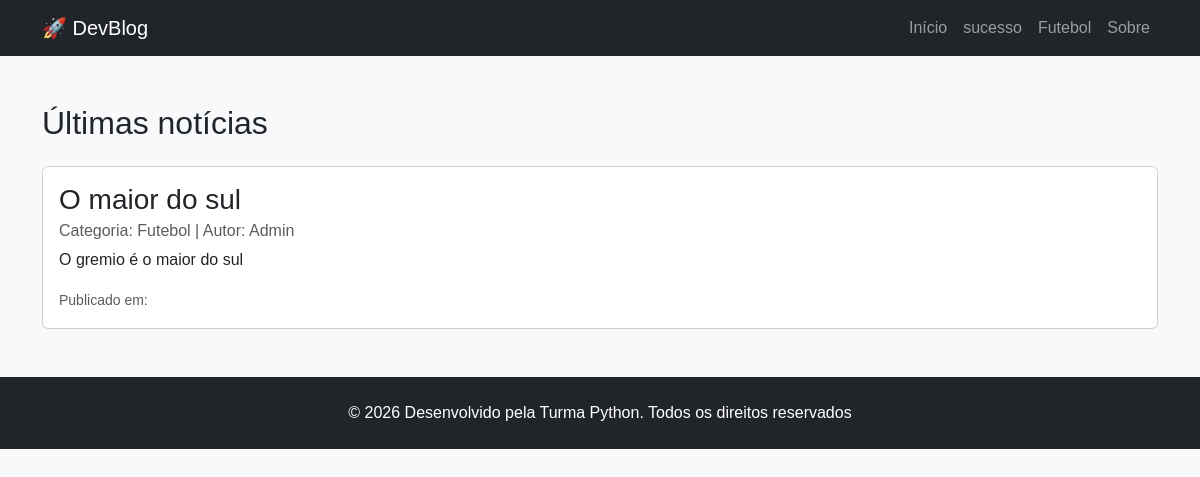
The page /categoria/2/ on the database its author committed.
### blog/models.py (models this page shows, shortened)
class Categoria(models.Model):
    nome = models.CharField(max_length=100)

class Artigo(models.Model):
    titulo = models.CharField(max_length=200)
    conteudo = models.TextField()
    data_publicacao = models.DateTimeField(auto_now_add=True)
    categoria = models.ForeignKey(Categoria,on_delete=models.CASCADE)
    autor = models.CharField(max_length=50, default="Admin")

### blog/views.py (the view)
# urls.py: path('categoria/<int:id>/', views.categoria, name='categoria')
def categoria(request, id):
    artigos = Artigo.objects.filter(categoria_id=id)
    categorias = Categoria.objects.all()
    contexto = {
        'lista_artigos': artigos,
        'lista_categorias': categorias,
    }
    return render(request, 'blog/index.html', contexto)

### blog/templates/blog/index.html
{% extends 'blog/base.html' %}
{% block content %}
    <h2 class="mb-4">Últimas notícias</h2>
    {% for artigo in lista_artigos %}
        <div class="card mb-3 shadow-sn">
            <div class="card-body">
                <h3 class="card-title text-succss">{{artigo.titulo}}</h3>
                <h6 class="card-subtitle mb-2 text-muted">Categoria: {{artigo.categoria.nome}} | Autor: {{artigo.autor}}</h6>
                <p class="card-text">{{artigo.conteudo}}</p>
                <p class="card-text"><small class="text-muted">Publicado em: {{artigo.data_puplicacao}}</small></p>
            </div>
        </div>
    {% empty %}
    <p>Nenhuma notícia puplicada ainda.</p>
    {% endfor %}
 {% endblock %}

### blog/templates/blog/base.html (shortened to what this page needs)
{% load static %}
<!DOCTYPE html>
<html lang="pt-BR">
<head>
    <link href="https://cdn.jsdelivr.net/npm/bootstrap@5.3.8/dist/css/bootstrap.min.css" rel="stylesheet">
    <link rel="stylesheet" href="{% static 'blog/css/style.css' %}">
</head>
<body class="bg-light d-fleax flex-column min-vh-100">
    <header>
        <nav class=" navbar navbar-expand-lg navbar-dark bg-dark">
            <div class="container">
                <a class="navbar-brand" href="{% url 'home' %}">🚀 DevBlog</a>
                <div class="collapse navbar-collapse">
                    <ul class="navbar-nav ms-auto">
                        <li class="nav-item">
                            <a class="nav-link" href="{% url 'home' %}">Início</a>
                        </li>
                        {% for categoria in lista_categorias %}
                            <li class="nav-item">
                                <a class="nav-link" href="{% url 'categoria' categoria.id %}">{{categoria.nome}}</a>
                            </li>
                        {% endfor %}
                        <li class="nav-item">
                            <a class="nav-link" href="{% url 'sobre_nos' %}">Sobre</a>
                        </li>
                    </ul>
                </div>
            </div>
        </nav>
    </header>
    <main class="container my-5">
        {%block content %}
        {% endblock %}
    </main>
    <footer class="bg-dark text-white text-center py-4 mt-5">
        <p class="mb-0">© 2026 Desenvolvido pela Turma Python. Todos os direitos reservados</p>
    </footer>
</body>
</html>

### blog/static/blog/css/style.css (style rules this page uses)
body { background-color: #ffffff; font-family: Arial, Helvetica, sans-serif; }

### rows shown on the page
Categoria: nome "sucesso"
Categoria: nome "Futebol"
Artigo: titulo "O maior do sul", categoria.nome "Futebol", autor "Admin", conteudo "O gremio é o maior do sul"
